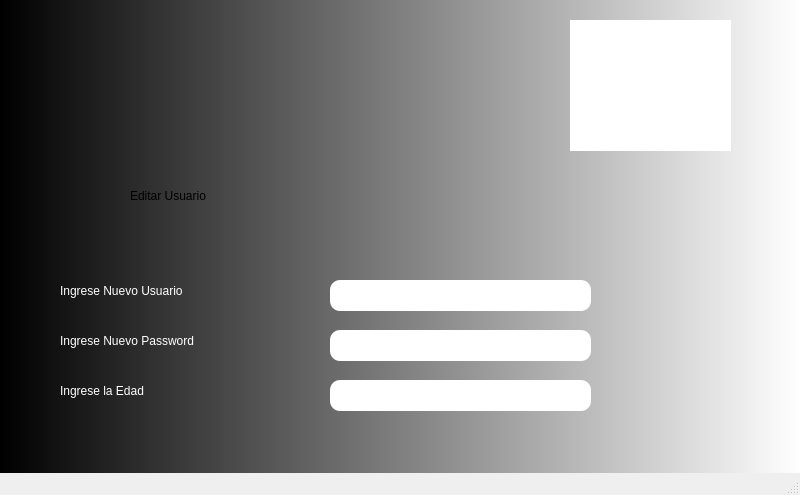
<?xml version="1.0" encoding="UTF-8"?>
<ui version="4.0">
 <class>MainWindow</class>
 <widget class="QMainWindow" name="MainWindow">
  <property name="geometry">
   <rect>
    <x>0</x>
    <y>0</y>
    <width>800</width>
    <height>495</height>
   </rect>
  </property>
  <property name="windowTitle">
   <string>MainWindow</string>
  </property>
  <property name="styleSheet">
   <string notr="true">QWidget#centralwidget{
background-color: qlineargradient(spread:pad, x1:0, y1:0, x2:1, y2:0, stop:0 rgba(0, 0, 0, 255), stop:1 rgba(255, 255, 255, 255));}</string>
  </property>
  <widget class="QWidget" name="centralwidget">
   <widget class="QLabel" name="label_2">
    <property name="geometry">
     <rect>
      <x>60</x>
      <y>280</y>
      <width>211</width>
      <height>21</height>
     </rect>
    </property>
    <property name="styleSheet">
     <string notr="true">font: 87 12pt &quot;Arial Black&quot;;
color: rgb(255, 255, 255);</string>
    </property>
    <property name="text">
     <string>Ingrese Nuevo Usuario</string>
    </property>
   </widget>
   <widget class="QLabel" name="label_3">
    <property name="geometry">
     <rect>
      <x>60</x>
      <y>330</y>
      <width>231</width>
      <height>21</height>
     </rect>
    </property>
    <property name="styleSheet">
     <string notr="true">font: 87 12pt &quot;Arial Black&quot;;
color: rgb(255, 255, 255);</string>
    </property>
    <property name="text">
     <string>Ingrese Nuevo Password</string>
    </property>
   </widget>
   <widget class="QLabel" name="label_5">
    <property name="geometry">
     <rect>
      <x>60</x>
      <y>380</y>
      <width>211</width>
      <height>21</height>
     </rect>
    </property>
    <property name="styleSheet">
     <string notr="true">font: 87 12pt &quot;Arial Black&quot;;
color: rgb(255, 255, 255);</string>
    </property>
    <property name="text">
     <string>Ingrese la Edad</string>
    </property>
   </widget>
   <widget class="QLineEdit" name="lineEdit">
    <property name="geometry">
     <rect>
      <x>330</x>
      <y>280</y>
      <width>261</width>
      <height>31</height>
     </rect>
    </property>
    <property name="styleSheet">
     <string notr="true">border-radius:10px;</string>
    </property>
   </widget>
   <widget class="QLineEdit" name="lineEdit_2">
    <property name="geometry">
     <rect>
      <x>330</x>
      <y>330</y>
      <width>261</width>
      <height>31</height>
     </rect>
    </property>
    <property name="styleSheet">
     <string notr="true">border-radius:10px;</string>
    </property>
   </widget>
   <widget class="QLineEdit" name="lineEdit_4">
    <property name="geometry">
     <rect>
      <x>330</x>
      <y>380</y>
      <width>261</width>
      <height>31</height>
     </rect>
    </property>
    <property name="styleSheet">
     <string notr="true">border-radius:10px;</string>
    </property>
   </widget>
   <widget class="QLabel" name="label_6">
    <property name="geometry">
     <rect>
      <x>570</x>
      <y>20</y>
      <width>161</width>
      <height>131</height>
     </rect>
    </property>
    <property name="styleSheet">
     <string notr="true">background-color: rgb(255, 255, 255);</string>
    </property>
    <property name="text">
     <string/>
    </property>
    <property name="pixmap">
     <pixmap>../Imagenes/1.png</pixmap>
    </property>
    <property name="scaledContents">
     <bool>true</bool>
    </property>
   </widget>
   <widget class="QPushButton" name="pushButton">
    <property name="geometry">
     <rect>
      <x>280</x>
      <y>490</y>
      <width>111</width>
      <height>41</height>
     </rect>
    </property>
    <property name="styleSheet">
     <string notr="true">background-color: rgb(0, 0, 0);
color: rgb(85, 255, 255);
border-radius:20px;</string>
    </property>
    <property name="text">
     <string>Editar</string>
    </property>
   </widget>
   <widget class="QPushButton" name="pushButton_2">
    <property name="geometry">
     <rect>
      <x>420</x>
      <y>490</y>
      <width>111</width>
      <height>41</height>
     </rect>
    </property>
    <property name="styleSheet">
     <string notr="true">background-color: rgb(0, 0, 0);
color: rgb(85, 255, 255);
border-radius:20px;</string>
    </property>
    <property name="text">
     <string>Regresar</string>
    </property>
   </widget>
   <widget class="QLabel" name="label">
    <property name="geometry">
     <rect>
      <x>130</x>
      <y>150</y>
      <width>501</width>
      <height>91</height>
     </rect>
    </property>
    <property name="styleSheet">
     <string notr="true">font: 87 48pt &quot;Arial Black&quot;;</string>
    </property>
    <property name="text">
     <string>Editar Usuario</string>
    </property>
   </widget>
  </widget>
  <widget class="QMenuBar" name="menubar">
   <property name="geometry">
    <rect>
     <x>0</x>
     <y>0</y>
     <width>800</width>
     <height>22</height>
    </rect>
   </property>
  </widget>
  <widget class="QStatusBar" name="statusbar"/>
 </widget>
 <resources/>
 <connections/>
</ui>
